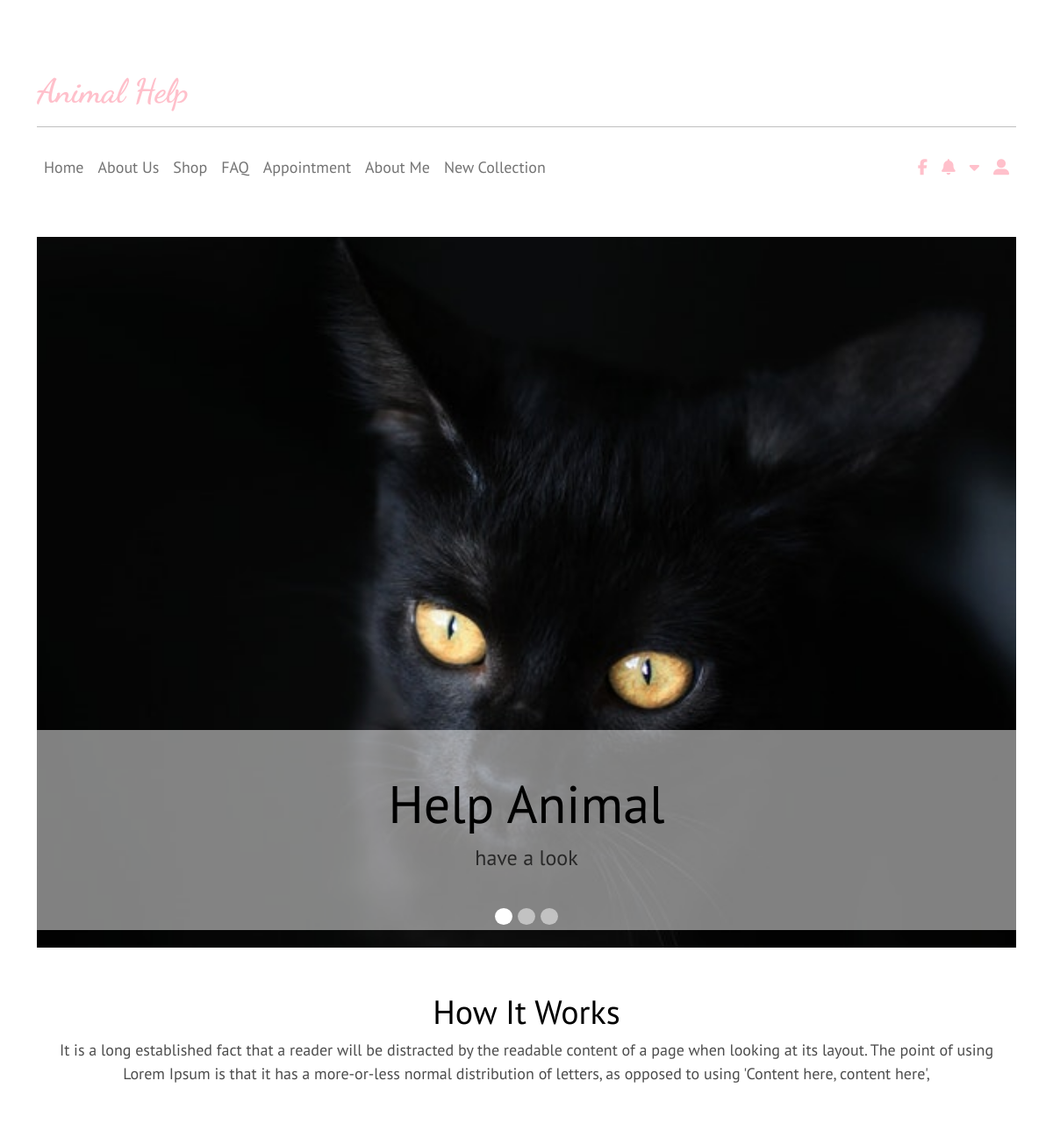
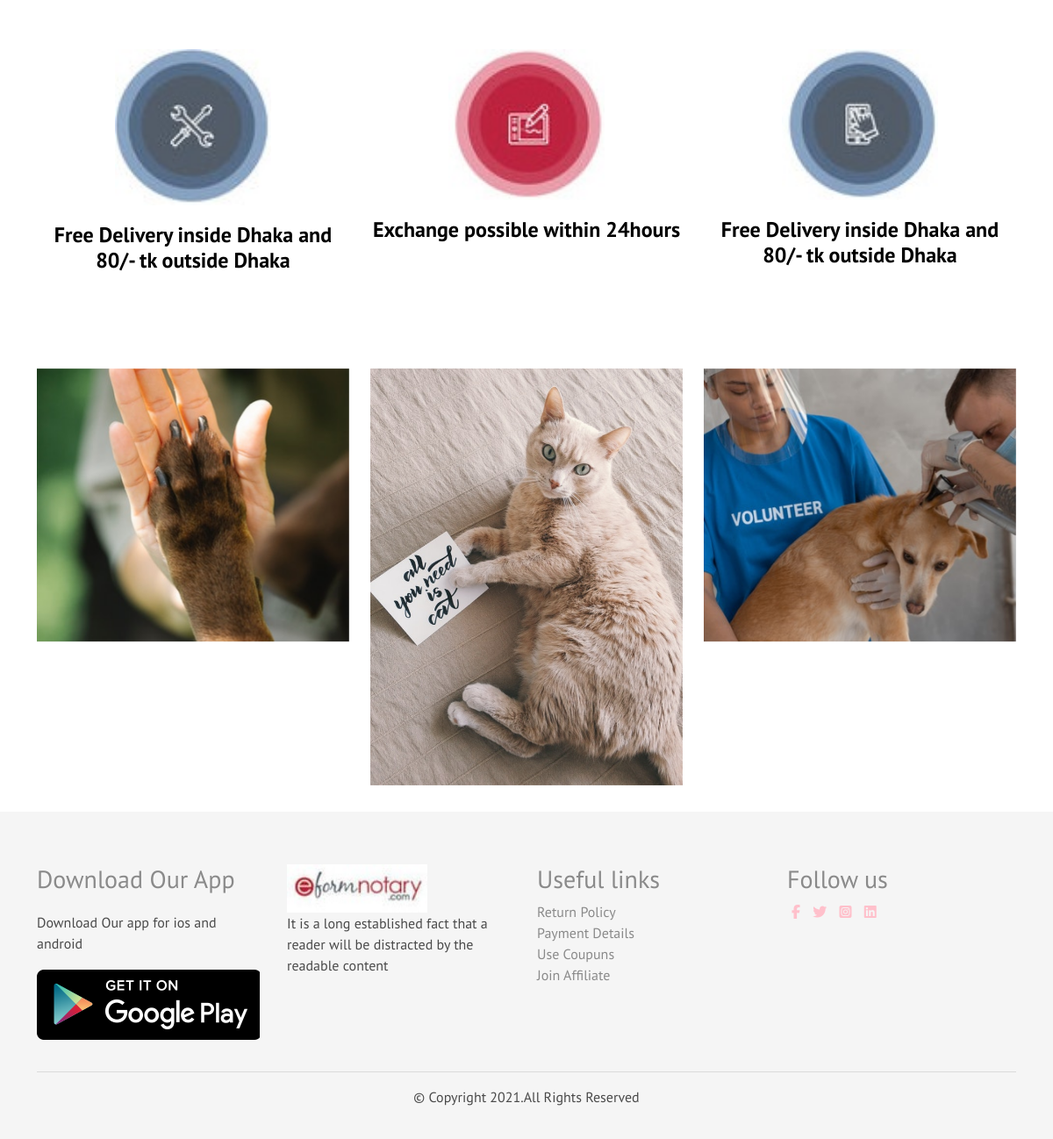
/View/index.php, run on the app's committed database (2 pictures, top to bottom).
### tables this page shows
CREATE TABLE `banner` (
  `banner_id` int(11) NOT NULL,
  `status` int(11) NOT NULL,
  `date` datetime NOT NULL,
  `updated_date` datetime NOT NULL,
  `b_image` varchar(100) NOT NULL,
  `b_heading` varchar(100) NOT NULL,
  `b_text` varchar(50) NOT NULL
);

### View/index.php (the view, shortened to what this page needs)
<!doctype html>
<html lang="en">
  <head>
    <link rel="stylesheet"  href="css/bootstrap.css">
    <link rel="stylesheet" href="css/style.css">
    <link rel="stylesheet" href="css/media.css">
 </head>
  <body>
	   <?php
$host="localhost";
$user="root";
$password="";
$db="sdproject";
$link=mysqli_connect($host,$user,$password,$db);
$sql="select * from banner";
$result=mysqli_query($link,$sql) or die(mysqli_error($link));
$noOfrows=mysqli_num_rows($result);
if($noOfrows)
{    for($k=0; $k<$noOfrows;  $k++)
	{
	 $rs=mysqli_fetch_assoc($result);
     $points[$k][0]=$rs['b_image'];
     $points[$k][1]=$rs['b_heading'];
     $points[$k][2]=$rs['b_text'];
	}
}
 ?>
  <header>
   <div class="container">
   <h1 class="span">Animal Help</h1>
   	<hr>
 <nav class="navbar navbar-expand-lg navbar-light">
  <div class="container-fluid g-0">
    <div class="collapse navbar-collapse" id="navbarSupportedContent">
      <ul class="navbar-nav me-auto mb-2 mb-lg-0 menu">
        <li class="nav-item">
          <a class="nav-link" href="index.php">Home</a>
        </li>
        <li class="nav-item">
          <a class="nav-link" href="aboutus.php">About Us</a>
        </li>
         <li class="nav-item">
          <a class="nav-link" href="allproduct.php">Shop</a>
        </li>
         <li class="nav-item">
          <a class="nav-link" href="#">FAQ</a>
        </li>
         <li class="nav-item">
          <a class="nav-link" href="contact.php">Appointment</a>
        </li>
         <li class="nav-item">
          <a class="nav-link" href="team.php">About Me</a>
        </li>
         <li class="nav-item">
          <?php
             if(isset($_SESSION['loggedin'] )&& $_SESSION['loggedin'] == true){
             echo '<a class="nav-link" href="profile.php">My Profile</a>';
        }else{
          echo '<a class="nav-link" href="#">New Collection</a>';
        }
        ?>
        </li>
    </ul>
     <ul class="navbar-nav ms-auto mb-2 mb-lg-0">
     	 <li class="nav-item">
          <a class="nav-link" href="#"><i class="fab fa-facebook-f"></i></a>
        </li>
         <li class="nav-item">
          <a class="nav-link" href="#"><i class="fas fa-bell"></i></a>
        </li>
        <li class="nav-item">
          <a class="nav-link" href="#"><i class="fas fa-caret-down"></i></a>
        </li>
		 <li class="nav-item">
          <a class="nav-link" href="login.php"><i class="fas fa-user-alt"></i></a>
        </li>
   </ul>
</div>
</div>
</nav>
</div>
</header>
 <section class="banner">
 <div class="container">
 	<div class="row">
 	<div class="col-lg-12">
     <div id="carouselExampleCaptions" class="carousel slide  carousel-fade" data-bs-ride="carousel">
   <div class="carousel-indicators">
    <button type="button" data-bs-target="#carouselExampleCaptions" data-bs-slide-to="0" class="active" aria-current="true" aria-label="Slide 1"></button>
    <button type="button" data-bs-target="#carouselExampleCaptions" data-bs-slide-to="1" aria-label="Slide 2"></button>
    <button type="button" data-bs-target="#carouselExampleCaptions" data-bs-slide-to="2" aria-label="Slide 3"></button>
  </div>
  <div class="carousel-inner">
    <div class="carousel-item active">
        <img src="<?php  echo $points[0][0];?>" class="d-block w-100" alt="Tulips">
     <div class="carousel-caption d-none d-md-block">
        <h5><?php echo $points[0][1];?></h5>
        <p><?php echo $points[0][2];?></p>
      </div>
    </div>
  </div>
  </div>
 </div>
 </div>
</div>
</section>
<section class="howitworks">
 <div class="container">
 	<div class="row">
 		<div class="hiw">
 			<h1>How It Works</h1>
 			<p>It is a long established fact that a reader will be distracted by the readable content of a page when looking at its layout. The point of using Lorem Ipsum is that it has a more-or-less normal distribution of letters, as opposed to using 'Content here, content here',</p>
 		</div>
 	</div>
 </div>
</section>
<section class="circle">
  <div class="container">
    <div class="row">
      <div class="col-md-4">
        <div class="image-p">
       <img src="images/icon1.jpg" class="mx-auto">
       <h4>Free Delivery inside Dhaka and 80/- tk outside Dhaka</h4>
       </div>
      </div>
     <div class="col-md-4">
      <div class="image-p">
      <img src="images/icon2.jpg" class="mx-auto">
       <h4>Exchange possible within 24hours</h4>
       </div>
      </div>
      <div class="col-md-4">
       <div class="image-p">
       <img src="images/icon3.jpg" class="mx-auto">
       <h4>Free Delivery inside Dhaka and 80/- tk outside Dhaka</h4>
       </div>
      </div>
    </div>
  </div>
  </section>
  <section class="image-gallery">
  	<div class="container">
  		<div class="row">
  		<div class="col-md-4 position">
  			<img src="images/care info.jpg" alt="Roses" class="gallery-image">
  		</div>
  	<div class="col-md-4 position">
  		</div>
  		<div class="col-md-4 position">
  			<img src="images/rescue1.jpg" alt="Roses" class="gallery-image">
  		</div>
  		</div>
  	</div>
  </section>
<footer class="footer">
  <div class="container">
    <div class="row">
	<div class="col-lg-3 col-md-6 column1" >
	   <h3>Download Our App</h3>
	   <p>Download Our app for ios and android</p>
	  <div class="app-logo">
	   <img src="images/gplay.png">
	  </div>
	</div>
	<div class="col-lg-3 col-md-6 column2">
	   <img src="images/logo.jpg">
	   <p>It is a long established fact that a reader will be distracted by the readable content </p>
	</div>
	<div class="col-lg-3 col-md-6 column3">
	  <h3>Useful links</h3>
	  <ul>
	  <li>Return Policy</li>
	  <li>Payment Details</li>
	  <li>Use Coupuns</li>
	  <li>Join Affiliate</li>
	  </ul>
	</div>
	<div class="col-lg-3 col-md-6 column4">
	  <h3>Follow us</h3>
	  <ul>
	  <li><i class="fab fa-facebook-f"></i></li>
	  <li><i class="fab fa-twitter"></i></li>
	  <li><i class="fab fa-instagram-square"></i></li>
	  <li><i class="fab fa-linkedin"></i></li>
	  </ul>
	</div>
  </div>
  <hr>
  <p class="copyright">&#169 Copyright 2021.All Rights Reserved</p>
  </div>
</footer>
  </body>
</html>

### View/css/style.css (style rules this page uses)
body { font-family: 'PT Sans', sans-serif; font-weight: 400; font-size: 18px; color:black; }
p { color: rgba(0,0,0,0.7); }
.footer { margin:0; padding:0; }
.image-gallery { margin-bottom: 30px; padding-top: 50px; }
.position { position: relative; }
.gallery-image { opacity: 1; display: block; width: 100%; height: auto; transition: .5s ease; backface-visibility: hidden; }
.circle { padding: 50px 0; }
.circle img { width: 50%; display:block; }
.image-p { text-align: center; }
.image-p h4 { margin-top: 20px; font-weight: 700; }
.howitworks { padding:50px 0; text-align: center; }
.hiw h1 { font-family: 'PT Sans', sans-serif; font-weight: 400; color: black; }
header { padding:50px 0; }
h1 { font-size: 25px; font-family: 'Dancing Script', cursive; font-weight: 700; font-size: 38px; color: #FFC0CB; }
i { color: #FFC0CB; }
.carousel-item img { background-position: center; background-size: cover; background-repeat: no-repeat; }
.carousel-caption { position: absolute; width: 100%; right: 0; left: 0; background-color: rgba(255,255,255,0.5); padding-top: 3rem; padding-bottom: 3rem; color: #000000; }
.carousel-caption h5 { font-size: 60px; }
.carousel-caption p { font-size: 1.5rem; }

### View/index.php (style rules this page uses)
.footer { background-color:#F5F5F5; color:#8a8a8a; font-size:16px; padding:60px 0 20px; }
.column1 h3 { margin-bottom:20px; }
.app-logo img { margin-bottom:20px; }
.column2 img { width:160px; }
.column3 ul,.column4 ul { padding:0; }
.column3 ul li,.column4 ul li { list-style:none; }
.column4 ul li { display:inline; padding: 0 5px; }
.copyright { text-align:center; }

### data on the page
banner: b_image (picture), b_heading "Help Animal", b_text "have a look"
